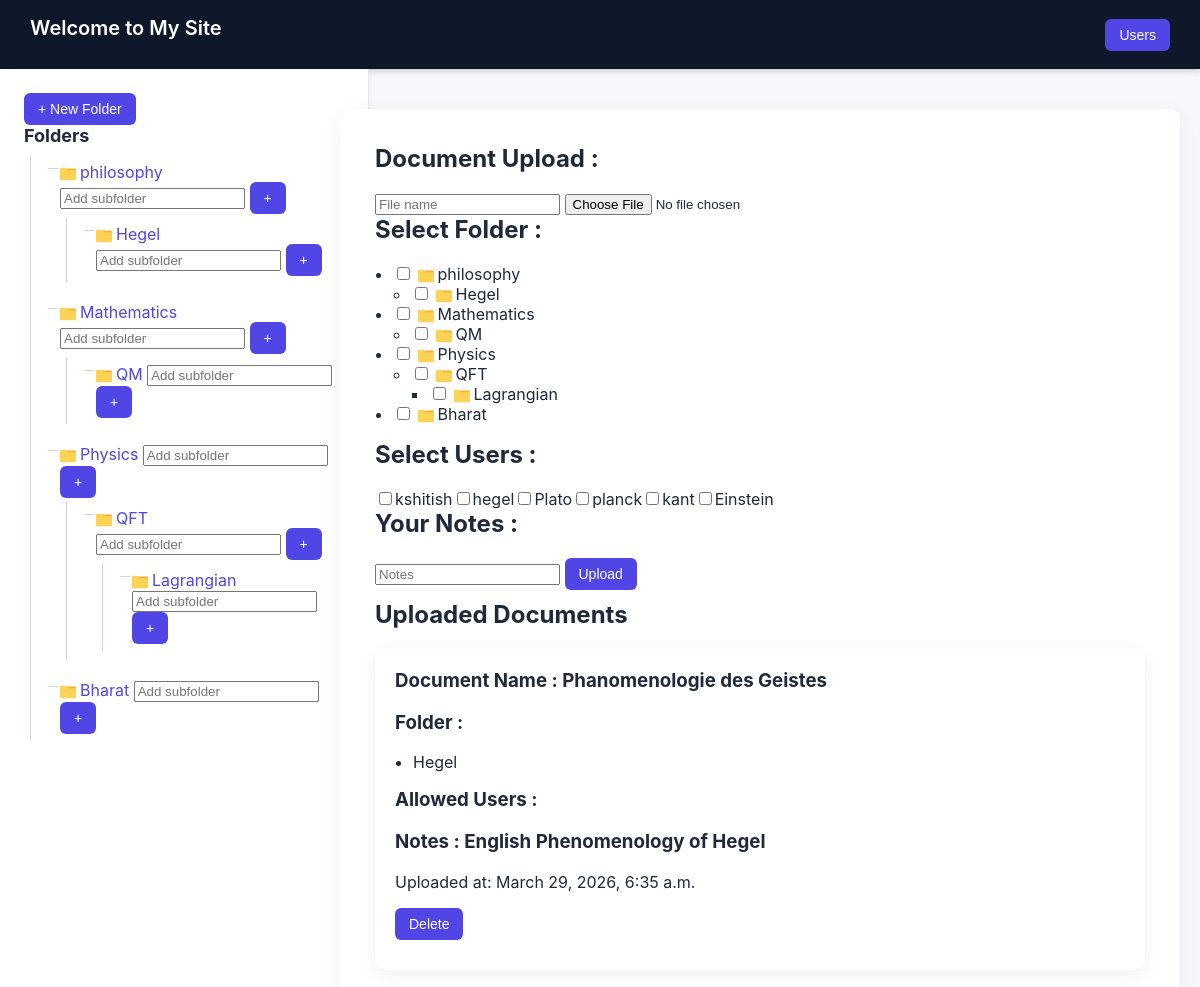
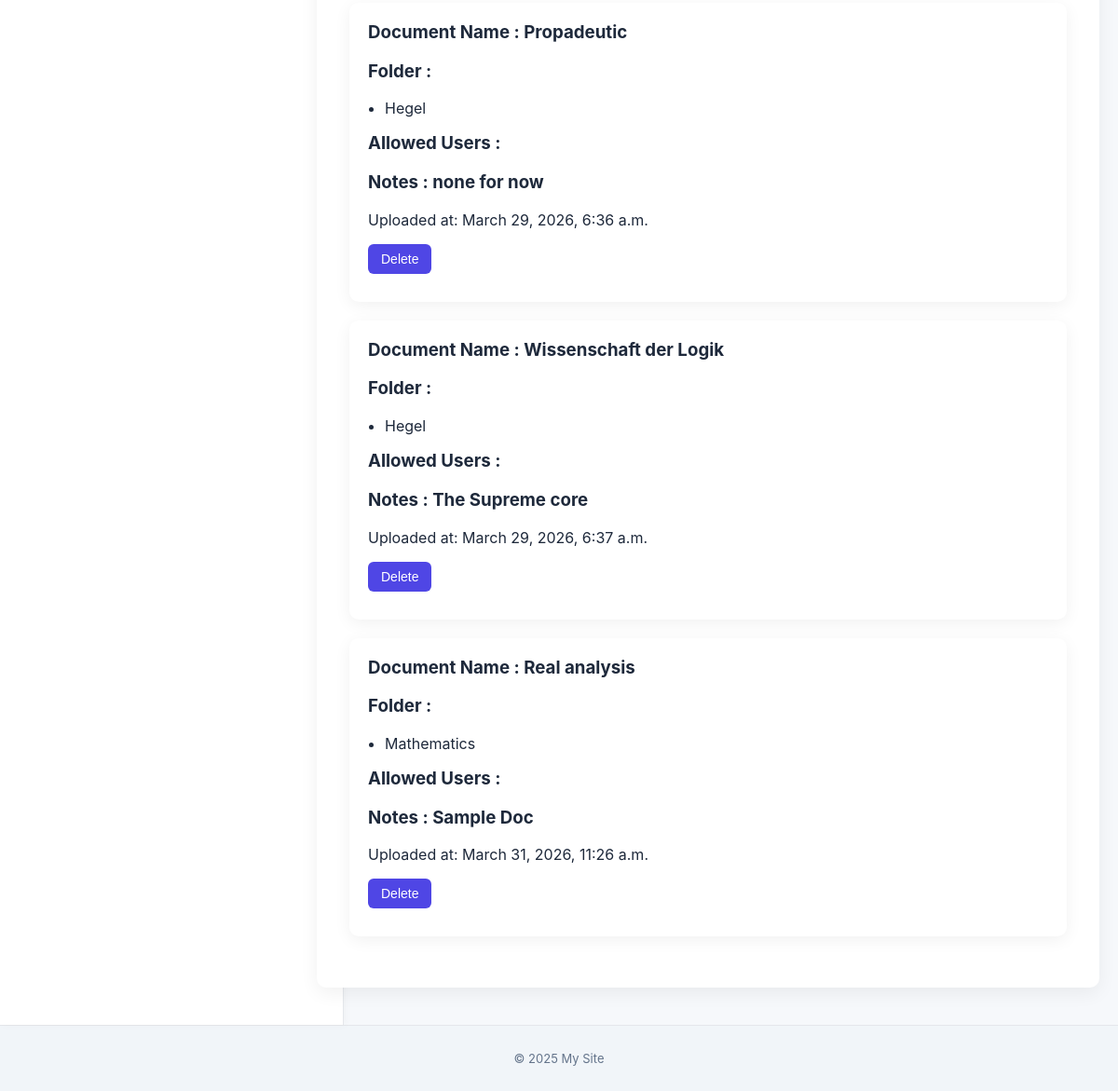
/ingest/post_document/ (signed in), run on the app's committed database (2 pictures, top to bottom).
### ui/models.py (models this page shows, shortened)
class Folder(models.Model):
    folder_name = models.CharField(max_length=100)
    parent = models.ForeignKey(
        'self', on_delete=models.CASCADE,
        related_name='subfolders', null=True, blank=True
    )
    owner = models.ForeignKey(
        Users, on_delete=models.CASCADE,
        related_name='folders'
    )
    allowed_users = models.ManyToManyField(
        Users, related_name='shared_folders', blank=True
    )
    created_at = models.DateTimeField(auto_now_add=True)

### users/models.py (models this page shows, shortened)
class Users(AbstractUser):
    username = models.CharField(max_length=50, unique=True)
    email = models.EmailField(max_length=100, unique=True)
    bio = models.TextField(max_length=500, blank=True)

### ingest/models.py (models this page shows, shortened)
class File(models.Model):
    name = models.CharField(max_length=100, null=True, blank=True)
    owner = models.ForeignKey(
    settings.AUTH_USER_MODEL,
    on_delete=models.CASCADE,
    null=True,
    blank=True
)
    uploaded_at = models.DateTimeField(auto_now_add=True)
    file = models.FileField(upload_to='media/', default=None)
    folder = models.ManyToManyField(Folder,blank=True, related_name="files")
    notes = models.TextField(null=True, blank=True)

### ingest/views.py (the view, shortened to what this page needs)
# urls.py: path("post_document/", post_document,name="post_document"),
def post_document(request):
    users = Users.objects.all()
    documents = File.objects.all()
    return render(request, "upload_document.html", {
        "documents": documents,
        "users": users,
        "folders": Folder.objects.filter(owner=request.user)
    })

### templates/upload_document.html (shortened to what this page needs)
{% extends "base.html" %}
{%load static%}
{%block content%}
<form method="POST" enctype="multipart/form-data" action="{% url 'post_document' %}">
  <h2>Document Upload : </h2>
  <input type="text" name="name" placeholder="File name" required>
  <input type="file" name="file" required>
    <h2>Select Folder :</h2>
    <ul>
        {% for folder in folders %}
            {% if folder.parent == None %}
                {% include "folder_node_sel.html" with folder=folder %}
            {% endif %}
        {% endfor %}
    </ul>
  <h2>Select Users : </h2>
  {% for user in users %}<input type="checkbox" name="allowed_users" value="{{ user.pk }}">{{ user.username }}{% endfor %}
  <h2>Your Notes : </h2>
  <input type="text" name="notes" placeholder="Notes" required>
  <button type="submit">Upload</button>
</form>
<h2>Uploaded Documents</h2>
{% for doc in documents %}
<div class="document-class">
    <h3>Document Name : {{ doc.name }}</h3>
    <h3>Folder :</h3>
    <ul>
        {% for f in doc.folder.all %}
        <li>{{ f.folder_name }}</li>
        {% endfor %}
    </ul>
    <h3>Allowed Users :</h3>
    <h3>Notes : {{ doc.notes }}</h3>
    <p>Uploaded at: {{ doc.uploaded_at }}</p>
    <form action="{% url 'post_delete' doc.pk %}" method="post">
        <button type="submit" class="doc-delete">Delete</button>
    </form>
</div>
{% empty %}
<p>No documents uploaded yet.</p>
{% endfor %}
{%endblock%}

### templates/base.html (shortened to what this page needs)
{% load static %}
<!DOCTYPE html>
<html lang="en">
<head>
    <link rel="stylesheet" href="{% static 'css/base.css' %}">
</head>
<body>
<header>
    <h1>Welcome to My Site</h1>
    <button><a href="{% url 'user_list' %}">Users</a></button>
</header>
<main>
<div class="page-layout">
    <aside class="sidebar">
        <button>
            <a href="{% url 'create_folder' %}">+ New Folder</a>
        </button>
        <div class="folders-list">
            <h2>Folders</h2>
            <ul>
            {% for folder in folders %}
                {% if folder.parent == None %}
                    {% include "folder_node.html" with folder=folder %}
                {% endif %}
            {% endfor %}
            </ul>
        </div>
    </aside>
    <div class="content">
        <section>
            {% block content %}
            {% endblock %}
        </section>
    </div>
</div>
</main>
<footer>
    <p>&copy; 2025 My Site</p>
</footer>
</body>
</html>

### templates/folder_node.html (shortened to what this page needs)
<li>
    <a href="{% url 'folder_detail' folder.id %}"><img src="media/folder.png">{{ folder.folder_name }}</a>
    <form action="{% url 'create_folder' %}" method="POST" style="display:inline;">
        <input type="text" name="folder_name" placeholder="Add subfolder" required>
        <button type="submit">+</button>
    </form>
    {% if folder.subfolders.all %}
        <ul>
        {% for child in folder.subfolders.all %}
            {% include "folder_node.html" with folder=child %}
        {% endfor %}
        </ul>
    {% endif %}
</li>

### templates/folder_node_sel.html
<li>
    <label>
        <input type="checkbox" name="folders" value="{{ folder.id }}">
        <img src="{{ MEDIA_URL }}folder.png" alt="folder">{{ folder.folder_name }}
    </label>
    {% if folder.subfolders.all %}
        <ul>
            {% for child in folder.subfolders.all %}
                {% include "folder_node_sel.html" with folder=child %}
            {% endfor %}
        </ul>
    {% endif %}
</li>

### static/css/base.css (style rules this page uses)
body { margin:0; font-family: -apple-system, BlinkMacSystemFont, "Segoe UI", Roboto, Arial, sans-serif; background:#f6f8fb; color:#1e293b; }
h1,h2,h3 { margin-top:0; }
a { text-decoration:none; color:#4f46e5; }
header { background:#0f172a; color:white; padding:16px 30px; display:flex; align-items:center; justify-content:space-between; box-shadow:0 2px 6px rgba(0,0,0,0.2); }
header h1 { font-size:20px; font-weight:600; }
button { background:#4f46e5; border:none; color:white; padding:8px 14px; border-radius:6px; font-size:14px; cursor:pointer; transition:all .15s ease; }
.page-layout { display:grid; grid-template-columns:320px 1fr; min-height:calc(100vh - 120px); }
.sidebar { width:320px; background:white; padding:24px; border-right:1px solid #e5e7eb; box-shadow:2px 0 8px rgba(0,0,0,0.03); }
.sidebar h2 { font-size:18px; margin-bottom:10px; }
.folders-list ul { list-style:none; padding-left:0; }
.folders-list li { padding:6px 4px; border-radius:6px; transition:background .12s ease; }
.content { display:flex; justify-content:center; padding:40px 20px; }
.content section { width:100%; max-width:900px; background:white; padding:35px; border-radius:10px; box-shadow:0 6px 20px rgba(0,0,0,0.06); }
.content button { margin-right:6px; margin-bottom:10px; }
.content ul { padding-left:18px; }
footer { text-align:center; padding:14px; font-size:13px; background:#f1f5f9; color:#64748b; border-top:1px solid #e5e7eb; }
button a { color: white; text-decoration: none; display: block; }
.folders-list ul { list-style:none; padding-left:18px; margin:4px 0; position:relative; }
.folders-list ul::before { content:""; position:absolute; top:0; bottom:0; left:6px; border-left:1px solid #cbd5e1; }
.folders-list li { position:relative; padding-left:18px; margin:4px 0; }
.folders-list li::before { content:""; position:absolute; left:6px; top:12px; width:10px; border-top:1px solid #cbd5e1; }
.content section > * { max-width: 100%; }
.document-class { width: 100%; max-width: 900px; box-sizing: border-box; background: white; border-radius: 10px; padding: 20px; margin-bottom: 20px; box-shadow: 0 4px 18px rgba(0,0,0,0.06); }
.document-class * { word-break: break-word; }
ul li img { width: 16px; height: 16px; vertical-align: middle; margin-right: 4px; }

### data on the page
Folder: folder_name "philosophy"
Folder: folder_name "Hegel"
Folder: folder_name "Mathematics"
Folder: folder_name "QM"
Folder: folder_name "Physics"
Folder: folder_name "QFT"
Folder: folder_name "Lagrangian"
Folder: folder_name "Bharat"
Users: username "kshitish"
Users: username "hegel"
Users: username "Plato"
Users: username "planck"
Users: username "kant"
Users: username "Einstein"
File: name "Phanomenologie des Geistes", notes "English Phenomenology of Hegel", uploaded_at "March 29, 2026, 6:35 a.m."
File: name "Propadeutic", notes "none for now", uploaded_at "March 29, 2026, 6:36 a.m."
File: name "Wissenschaft der Logik", notes "The Supreme core", uploaded_at "March 29, 2026, 6:37 a.m."
File: name "Real analysis", notes "Sample Doc", uploaded_at "March 31, 2026, 11:26 a.m."
